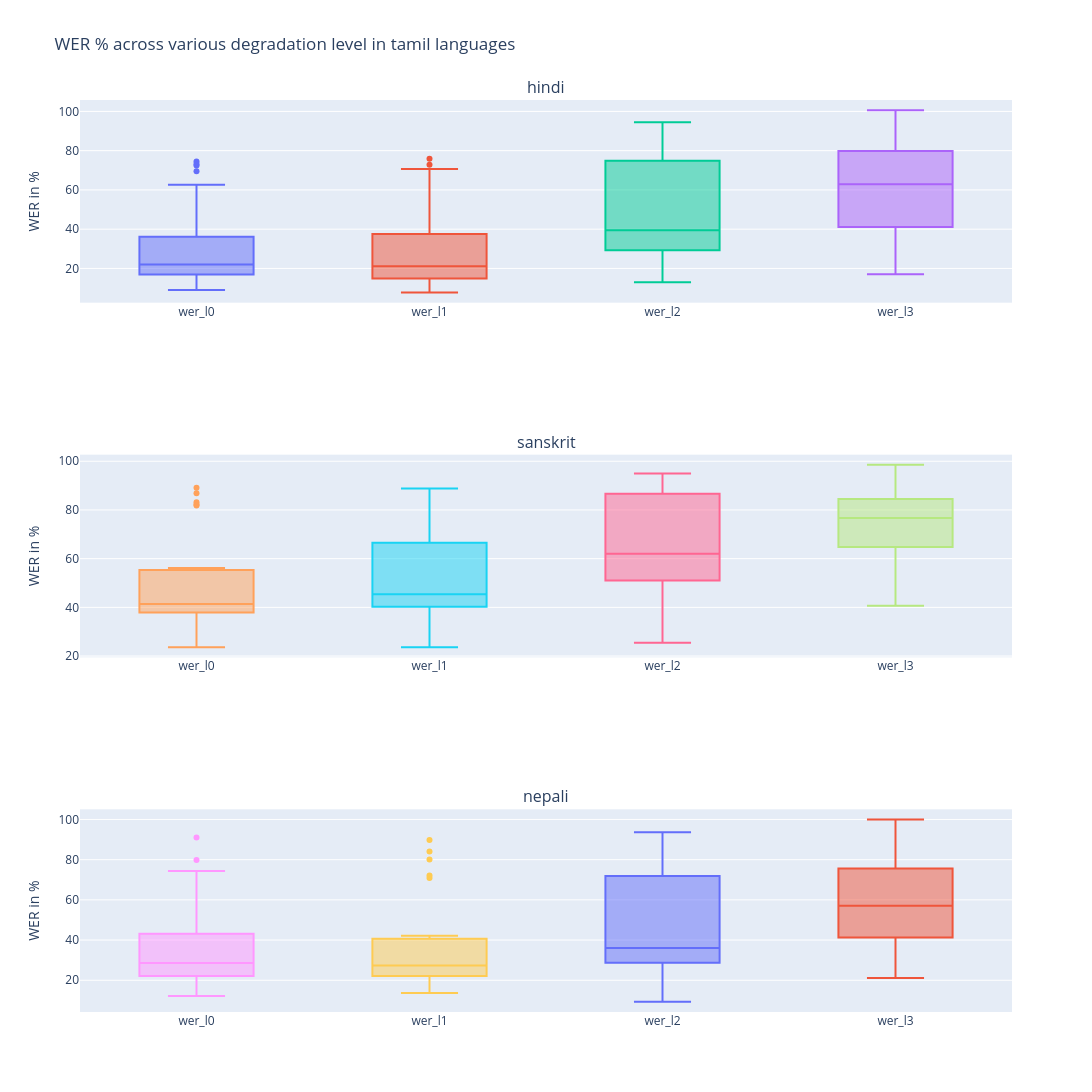

Notebook code cell kept with this figure:
### Code cell
display_box_plot(results_df=results_devanagari, script=script, metric_type='WER').show()

### Figure 1 — Plotly figure (JSON) as saved in the notebook; plotly's stock layout.template omitted (floating-point values rounded to 4 significant figures)
{"data": [{"name": "wer_l0", "text": ["Devanagari_Noto_Sans_19", "Devanagari_Noto_Serif_Devanagari_18", "Devanagari_Anek_Devanagari_22", "Devanagari_Noto_Sans_23", "Devanagari_Poppins_13", "Devanagari_Poppins_29", "Devanagari_Poppins_4", "Devanagari_Anek_Devanagari_12", "Devanagari_Noto_Sans_3", "Devanagari_Noto_Sans_24", "Devanagari_Anek_Devanagari_25", "Devanagari_Poppins_2", "Devanagari_Noto_Sans_Devanagari_27", "Devanagari_Poppins_15", "Devanagari_Noto_Serif_Devanagari_7", "Devanagari_Noto_Sans_Devanagari_28", "Devanagari_Anek_Devanagari_26", "Devanagari_Noto_Serif_Devanagari_30", "Devanagari_Noto_Serif_Devanagari_8", "Devanagari_Poppins_20", "Devanagari_Noto_Sans_10", "Devanagari_Anek_Devanagari_11", "Devanagari_Noto_Sans_Devanagari_14", "Devanagari_Noto_Serif_Devanagari_16", "Devanagari_Noto_Sans_Devanagari_9", "Devanagari_Anek_Devanagari_17", "Devanagari_Noto_Sans_6", "Devanagari_Noto_Serif_Devanagari_21", "Devanagari_Anek_Devanagari_5"], "type": "box", "xaxis": "x", "y": [13.06, 29.22, 35.54, 29.82, 69.45, 72.39, 62.58, 17.26, 11.94, 17.18, 10.59, 73.23, 24.36, 59.93, 27.1, 29.58, 37.71, 20.45, 16.18, 74.51, 22.04, 13.46, 22.55, 9.0, 18.83, 19.54, 20.32, 18.31, 13.64], "yaxis": "y"}, {"name": "wer_l1", "text": ["Devanagari_Noto_Sans_19", "Devanagari_Noto_Serif_Devanagari_18", "Devanagari_Anek_Devanagari_22", "Devanagari_Noto_Sans_23", "Devanagari_Poppins_13", "Devanagari_Poppins_29", "Devanagari_Poppins_4", "Devanagari_Anek_Devanagari_12", "Devanagari_Noto_Sans_3", "Devanagari_Noto_Sans_24", "Devanagari_Anek_Devanagari_25", "Devanagari_Poppins_2", "Devanagari_Noto_Sans_Devanagari_27", "Devanagari_Poppins_15", "Devanagari_Noto_Serif_Devanagari_7", "Devanagari_Noto_Sans_Devanagari_28", "Devanagari_Anek_Devanagari_26", "Devanagari_Noto_Serif_Devanagari_30", "Devanagari_Noto_Serif_Devanagari_8", "Devanagari_Poppins_20", "Devanagari_Noto_Sans_10", "Devanagari_Anek_Devanagari_11", "Devanagari_Noto_Sans_Devanagari_14", "Devanagari_Noto_Serif_Devanagari_16", "Devanagari_Noto_Sans_Devanagari_9", "Devanagari_Anek_Devanagari_17", "Devanagari_Noto_Sans_6", "Devanagari_Noto_Serif_Devanagari_21", "Devanagari_Anek_Devanagari_5"], "type": "box", "xaxis": "x", "y": [14.01, 31.17, 27.18, 17.89, 75.88, 63.43, 67.74, 13.68, 12.58, 11.45, 11.02, 70.65, 25.0, 68.73, 11.61, 35.92, 42.29, 15.15, 15.86, 72.88, 21.09, 26.28, 19.28, 7.72, 22.08, 30.94, 20.65, 20.0, 20.13], "yaxis": "y"}, {"name": "wer_l2", "text": ["Devanagari_Noto_Sans_19", "Devanagari_Noto_Serif_Devanagari_18", "Devanagari_Anek_Devanagari_22", "Devanagari_Noto_Sans_23", "Devanagari_Poppins_13", "Devanagari_Poppins_29", "Devanagari_Poppins_4", "Devanagari_Anek_Devanagari_12", "Devanagari_Noto_Sans_3", "Devanagari_Noto_Sans_24", "Devanagari_Anek_Devanagari_25", "Devanagari_Poppins_2", "Devanagari_Noto_Sans_Devanagari_27", "Devanagari_Poppins_15", "Devanagari_Noto_Serif_Devanagari_7", "Devanagari_Noto_Sans_Devanagari_28", "Devanagari_Anek_Devanagari_26", "Devanagari_Noto_Serif_Devanagari_30", "Devanagari_Noto_Serif_Devanagari_8", "Devanagari_Poppins_20", "Devanagari_Noto_Sans_10", "Devanagari_Anek_Devanagari_11", "Devanagari_Noto_Sans_Devanagari_14", "Devanagari_Noto_Serif_Devanagari_16", "Devanagari_Noto_Sans_Devanagari_9", "Devanagari_Anek_Devanagari_17", "Devanagari_Noto_Sans_6", "Devanagari_Noto_Serif_Devanagari_21", "Devanagari_Anek_Devanagari_5"], "type": "box", "xaxis": "x", "y": [32.17, 81.82, 26.83, 37.89, 79.42, 71.64, 73.87, 42.67, 68.71, 12.98, 28.81, 85.16, 29.49, 92.18, 26.77, 47.89, 39.43, 80.3, 15.53, 77.78, 61.02, 35.58, 32.03, 36.01, 31.17, 25.41, 94.52, 57.63, 16.88], "yaxis": "y"}, {"name": "wer_l3", "text": ["Devanagari_Noto_Sans_19", "Devanagari_Noto_Serif_Devanagari_18", "Devanagari_Anek_Devanagari_22", "Devanagari_Noto_Sans_23", "Devanagari_Poppins_13", "Devanagari_Poppins_29", "Devanagari_Poppins_4", "Devanagari_Anek_Devanagari_12", "Devanagari_Noto_Sans_3", "Devanagari_Noto_Sans_24", "Devanagari_Anek_Devanagari_25", "Devanagari_Poppins_2", "Devanagari_Noto_Sans_Devanagari_27", "Devanagari_Poppins_15", "Devanagari_Noto_Serif_Devanagari_7", "Devanagari_Noto_Sans_Devanagari_28", "Devanagari_Anek_Devanagari_26", "Devanagari_Noto_Serif_Devanagari_30", "Devanagari_Noto_Serif_Devanagari_8", "Devanagari_Poppins_20", "Devanagari_Noto_Sans_10", "Devanagari_Anek_Devanagari_11", "Devanagari_Noto_Sans_Devanagari_14", "Devanagari_Noto_Serif_Devanagari_16", "Devanagari_Noto_Sans_Devanagari_9", "Devanagari_Anek_Devanagari_17", "Devanagari_Noto_Sans_6", "Devanagari_Noto_Serif_Devanagari_21", "Devanagari_Anek_Devanagari_5"], "type": "box", "xaxis": "x", "y": [21.97, 92.53, 44.25, 32.28, 90.35, 78.36, 79.03, 42.67, 42.26, 64.89, 19.07, 82.26, 74.36, 92.83, 100.7, 54.93, 70.29, 46.97, 72.49, 83.66, 65.81, 37.82, 98.69, 17.04, 31.17, 62.87, 26.77, 61.36, 58.44], "yaxis": "y"}, {"name": "wer_l0", "text": ["Devanagari_Poppins_24", "Devanagari_Anek_Devanagari_6", "Devanagari_Noto_Sans_Devanagari_16", "Devanagari_Noto_Serif_Devanagari_18", "Devanagari_Anek_Devanagari_22", "Devanagari_Poppins_12", "Devanagari_Poppins_8", "Devanagari_Anek_Devanagari_15", "Devanagari_Anek_Devanagari_19", "Devanagari_Noto_Serif_Devanagari_28", "Devanagari_Noto_Sans_Devanagari_30", "Devanagari_Noto_Serif_Devanagari_10", "Devanagari_Anek_Devanagari_2", "Devanagari_Noto_Sans_Devanagari_13", "Devanagari_Noto_Serif_Devanagari_9", "Devanagari_Noto_Sans_Devanagari_29", "Devanagari_Poppins_17", "Devanagari_Noto_Serif_Devanagari_11", "Devanagari_Noto_Sans_Devanagari_25", "Devanagari_Noto_Sans_21", "Devanagari_Noto_Sans_Devanagari_14", "Devanagari_Poppins_27", "Devanagari_Anek_Devanagari_5"], "type": "box", "xaxis": "x2", "y": [83.12, 35.46, 44.19, 36.94, 40.38, 82.2, 81.88, 49.52, 46.3, 53.12, 23.64, 38.19, 40.63, 37.34, 35.37, 38.81, 86.82, 41.42, 56.13, 42.04, 37.74, 89.13, 40.71], "yaxis": "y2"}, {"name": "wer_l1", "text": ["Devanagari_Poppins_24", "Devanagari_Anek_Devanagari_6", "Devanagari_Noto_Sans_Devanagari_16", "Devanagari_Noto_Serif_Devanagari_18", "Devanagari_Anek_Devanagari_22", "Devanagari_Poppins_12", "Devanagari_Poppins_8", "Devanagari_Anek_Devanagari_15", "Devanagari_Anek_Devanagari_19", "Devanagari_Noto_Serif_Devanagari_28", "Devanagari_Noto_Sans_Devanagari_30", "Devanagari_Noto_Serif_Devanagari_10", "Devanagari_Anek_Devanagari_2", "Devanagari_Noto_Sans_Devanagari_13", "Devanagari_Noto_Serif_Devanagari_9", "Devanagari_Noto_Sans_Devanagari_29", "Devanagari_Poppins_17", "Devanagari_Noto_Serif_Devanagari_11", "Devanagari_Noto_Sans_Devanagari_25", "Devanagari_Noto_Sans_21", "Devanagari_Noto_Sans_Devanagari_14", "Devanagari_Poppins_27", "Devanagari_Anek_Devanagari_5"], "type": "box", "xaxis": "x2", "y": [88.85, 35.14, 41.61, 39.81, 37.5, 82.85, 82.52, 47.28, 56.59, 69.79, 23.64, 45.63, 45.4, 36.36, 42.12, 32.84, 86.5, 41.75, 49.68, 47.45, 44.19, 87.68, 42.95], "yaxis": "y2"}, {"name": "wer_l2", "text": ["Devanagari_Poppins_24", "Devanagari_Anek_Devanagari_6", "Devanagari_Noto_Sans_Devanagari_16", "Devanagari_Noto_Serif_Devanagari_18", "Devanagari_Anek_Devanagari_22", "Devanagari_Poppins_12", "Devanagari_Poppins_8", "Devanagari_Anek_Devanagari_15", "Devanagari_Anek_Devanagari_19", "Devanagari_Noto_Serif_Devanagari_28", "Devanagari_Noto_Sans_Devanagari_30", "Devanagari_Noto_Serif_Devanagari_10", "Devanagari_Anek_Devanagari_2", "Devanagari_Noto_Sans_Devanagari_13", "Devanagari_Noto_Serif_Devanagari_9", "Devanagari_Noto_Sans_Devanagari_29", "Devanagari_Poppins_17", "Devanagari_Noto_Serif_Devanagari_11", "Devanagari_Noto_Sans_Devanagari_25", "Devanagari_Noto_Sans_21", "Devanagari_Noto_Sans_Devanagari_14", "Devanagari_Poppins_27", "Devanagari_Anek_Devanagari_5"], "type": "box", "xaxis": "x2", "y": [90.76, 54.31, 57.1, 40.76, 90.06, 90.29, 87.7, 83.71, 68.17, 66.67, 25.45, 55.02, 65.71, 62.01, 40.84, 55.22, 89.71, 53.07, 73.23, 50.32, 45.16, 94.93, 42.95], "yaxis": "y2"}, {"name": "wer_l3", "text": ["Devanagari_Poppins_24", "Devanagari_Anek_Devanagari_6", "Devanagari_Noto_Sans_Devanagari_16", "Devanagari_Noto_Serif_Devanagari_18", "Devanagari_Anek_Devanagari_22", "Devanagari_Poppins_12", "Devanagari_Poppins_8", "Devanagari_Anek_Devanagari_15", "Devanagari_Anek_Devanagari_19", "Devanagari_Noto_Serif_Devanagari_28", "Devanagari_Noto_Sans_Devanagari_30", "Devanagari_Noto_Serif_Devanagari_10", "Devanagari_Anek_Devanagari_2", "Devanagari_Noto_Sans_Devanagari_13", "Devanagari_Noto_Serif_Devanagari_9", "Devanagari_Noto_Sans_Devanagari_29", "Devanagari_Poppins_17", "Devanagari_Noto_Serif_Devanagari_11", "Devanagari_Noto_Sans_Devanagari_25", "Devanagari_Noto_Sans_21", "Devanagari_Noto_Sans_Devanagari_14", "Devanagari_Poppins_27", "Devanagari_Anek_Devanagari_5"], "type": "box", "xaxis": "x2", "y": [93.63, 76.68, 85.81, 65.92, 80.77, 94.5, 91.91, 74.44, 57.88, 73.96, 54.55, 41.75, 79.05, 78.25, 64.63, 62.69, 94.53, 79.61, 78.39, 65.29, 40.65, 98.55, 67.31], "yaxis": "y2"}, {"name": "wer_l0", "text": ["Devanagari_Poppins_24", "Devanagari_Noto_Sans_5", "Devanagari_Noto_Sans_Devanagari_21", "Devanagari_Noto_Sans_14", "Devanagari_Noto_Serif_Devanagari_1", "Devanagari_Poppins_29", "Devanagari_Noto_Sans_18", "Devanagari_Poppins_25", "Devanagari_Noto_Serif_Devanagari_23", "Devanagari_Poppins_22", "Devanagari_Noto_Sans_12", "Devanagari_Noto_Serif_Devanagari_7", "Devanagari_Anek_Devanagari_10", "Devanagari_Noto_Sans_Devanagari_28", "Devanagari_Anek_Devanagari_26", "Devanagari_Anek_Devanagari_30", "Devanagari_Noto_Serif_Devanagari_27", "Devanagari_Anek_Devanagari_3", "Devanagari_Noto_Sans_Devanagari_13", "Devanagari_Anek_Devanagari_4", "Devanagari_Noto_Serif_Devanagari_2", "Devanagari_Anek_Devanagari_8", "Devanagari_Noto_Sans_Devanagari_9", "Devanagari_Noto_Sans_16", "Devanagari_Anek_Devanagari_17", "Devanagari_Noto_Sans_6", "Devanagari_Poppins_11", "Devanagari_Noto_Sans_20"], "type": "box", "xaxis": "x3", "y": [79.84, 44.52, 21.97, 32.26, 33.66, 71.88, 26.69, 68.7, 29.73, 74.33, 21.04, 22.26, 17.36, 25.0, 28.95, 23.08, 38.39, 13.78, 41.69, 33.99, 22.48, 21.75, 28.34, 21.1, 52.06, 22.98, 91.05, 12.22], "yaxis": "y3"}, {"name": "wer_l1", "text": ["Devanagari_Poppins_24", "Devanagari_Noto_Sans_5", "Devanagari_Noto_Sans_Devanagari_21", "Devanagari_Noto_Sans_14", "Devanagari_Noto_Serif_Devanagari_1", "Devanagari_Poppins_29", "Devanagari_Noto_Sans_18", "Devanagari_Poppins_25", "Devanagari_Noto_Serif_Devanagari_23", "Devanagari_Poppins_22", "Devanagari_Noto_Sans_12", "Devanagari_Noto_Serif_Devanagari_7", "Devanagari_Anek_Devanagari_10", "Devanagari_Noto_Sans_Devanagari_28", "Devanagari_Anek_Devanagari_26", "Devanagari_Anek_Devanagari_30", "Devanagari_Noto_Serif_Devanagari_27", "Devanagari_Anek_Devanagari_3", "Devanagari_Noto_Sans_Devanagari_13", "Devanagari_Anek_Devanagari_4", "Devanagari_Noto_Serif_Devanagari_2", "Devanagari_Anek_Devanagari_8", "Devanagari_Noto_Sans_Devanagari_9", "Devanagari_Noto_Sans_16", "Devanagari_Anek_Devanagari_17", "Devanagari_Noto_Sans_6", "Devanagari_Poppins_11", "Devanagari_Noto_Sans_20"], "type": "box", "xaxis": "x3", "y": [84.11, 32.58, 20.08, 31.29, 34.31, 70.83, 39.23, 72.17, 23.55, 80.08, 21.36, 22.58, 16.4, 22.5, 29.39, 20.88, 42.18, 17.63, 41.37, 34.64, 21.82, 24.68, 25.41, 23.38, 40.0, 22.98, 89.78, 13.7], "yaxis": "y3"}, {"name": "wer_l2", "text": ["Devanagari_Poppins_24", "Devanagari_Noto_Sans_5", "Devanagari_Noto_Sans_Devanagari_21", "Devanagari_Noto_Sans_14", "Devanagari_Noto_Serif_Devanagari_1", "Devanagari_Poppins_29", "Devanagari_Noto_Sans_18", "Devanagari_Poppins_25", "Devanagari_Noto_Serif_Devanagari_23", "Devanagari_Poppins_22", "Devanagari_Noto_Sans_12", "Devanagari_Noto_Serif_Devanagari_7", "Devanagari_Anek_Devanagari_10", "Devanagari_Noto_Sans_Devanagari_28", "Devanagari_Anek_Devanagari_26", "Devanagari_Anek_Devanagari_30", "Devanagari_Noto_Serif_Devanagari_27", "Devanagari_Anek_Devanagari_3", "Devanagari_Noto_Sans_Devanagari_13", "Devanagari_Anek_Devanagari_4", "Devanagari_Noto_Serif_Devanagari_2", "Devanagari_Anek_Devanagari_8", "Devanagari_Noto_Sans_Devanagari_9", "Devanagari_Noto_Sans_16", "Devanagari_Anek_Devanagari_17", "Devanagari_Noto_Sans_6", "Devanagari_Poppins_11", "Devanagari_Noto_Sans_20"], "type": "box", "xaxis": "x3", "y": [89.53, 37.74, 33.71, 26.77, 68.95, 75.52, 36.98, 76.52, 35.14, 81.23, 27.51, 34.19, 27.97, 18.0, 79.39, 29.67, 49.76, 33.97, 47.88, 43.79, 18.57, 27.27, 38.11, 29.55, 74.92, 33.01, 93.61, 9.26], "yaxis": "y3"}, {"name": "wer_l3", "text": ["Devanagari_Poppins_24", "Devanagari_Noto_Sans_5", "Devanagari_Noto_Sans_Devanagari_21", "Devanagari_Noto_Sans_14", "Devanagari_Noto_Serif_Devanagari_1", "Devanagari_Poppins_29", "Devanagari_Noto_Sans_18", "Devanagari_Poppins_25", "Devanagari_Noto_Serif_Devanagari_23", "Devanagari_Poppins_22", "Devanagari_Noto_Sans_12", "Devanagari_Noto_Serif_Devanagari_7", "Devanagari_Anek_Devanagari_10", "Devanagari_Noto_Sans_Devanagari_28", "Devanagari_Anek_Devanagari_26", "Devanagari_Anek_Devanagari_30", "Devanagari_Noto_Serif_Devanagari_27", "Devanagari_Anek_Devanagari_3", "Devanagari_Noto_Sans_Devanagari_13", "Devanagari_Anek_Devanagari_4", "Devanagari_Noto_Serif_Devanagari_2", "Devanagari_Anek_Devanagari_8", "Devanagari_Noto_Sans_Devanagari_9", "Devanagari_Noto_Sans_16", "Devanagari_Anek_Devanagari_17", "Devanagari_Noto_Sans_6", "Devanagari_Poppins_11", "Devanagari_Noto_Sans_20"], "type": "box", "xaxis": "x3", "y": [84.11, 63.23, 64.77, 45.48, 36.27, 88.54, 44.05, 81.74, 44.02, 86.97, 39.81, 63.87, 40.19, 100.0, 59.21, 41.76, 100.0, 36.22, 61.89, 65.69, 69.38, 38.31, 52.44, 21.1, 54.92, 40.78, 99.04, 42.96], "yaxis": "y3"}], "layout": {"annotations": [{"font": {"size": 16}, "showarrow": false, "text": "hindi", "x": 0.5, "xanchor": "center", "xref": "paper", "y": 1, "yanchor": "bottom", "yref": "paper"}, {"font": {"size": 16}, "showarrow": false, "text": "sanskrit", "x": 0.5, "xanchor": "center", "xref": "paper", "y": 0.6111, "yanchor": "bottom", "yref": "paper"}, {"font": {"size": 16}, "showarrow": false, "text": "nepali", "x": 0.5, "xanchor": "center", "xref": "paper", "y": 0.2222, "yanchor": "bottom", "yref": "paper"}], "height": 1200, "showlegend": false, "title": {"text": "WER % across various degradation level in tamil languages"}, "width": 1400, "xaxis": {"anchor": "y", "domain": [0, 1]}, "xaxis2": {"anchor": "y2", "domain": [0, 1]}, "xaxis3": {"anchor": "y3", "domain": [0, 1]}, "yaxis": {"anchor": "x", "domain": [0.7778, 1], "title": {"text": "WER in %"}}, "yaxis2": {"anchor": "x2", "domain": [0.3889, 0.6111], "title": {"text": "WER in %"}}, "yaxis3": {"anchor": "x3", "domain": [0, 0.2222], "title": {"text": "WER in %"}}}}
